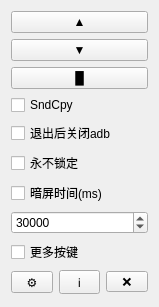
<?xml version="1.0" encoding="UTF-8"?>
<ui version="4.0">
 <class>ToolboxMain</class>
 <widget class="QWidget" name="ToolboxMain">
  <property name="geometry">
   <rect>
    <x>0</x>
    <y>0</y>
    <width>159</width>
    <height>307</height>
   </rect>
  </property>
  <property name="windowTitle">
   <string/>
  </property>
  <layout class="QGridLayout" name="gridLayout">
   <item row="7" column="0" colspan="2">
    <widget class="QCheckBox" name="ckNvgateBtOn">
     <property name="sizePolicy">
      <sizepolicy hsizetype="MinimumExpanding" vsizetype="Fixed">
       <horstretch>0</horstretch>
       <verstretch>0</verstretch>
      </sizepolicy>
     </property>
     <property name="text">
      <string>更多按键</string>
     </property>
    </widget>
   </item>
   <item row="8" column="0">
    <widget class="QToolButton" name="btSettings">
     <property name="sizePolicy">
      <sizepolicy hsizetype="MinimumExpanding" vsizetype="Fixed">
       <horstretch>0</horstretch>
       <verstretch>0</verstretch>
      </sizepolicy>
     </property>
     <property name="text">
      <string>⚙</string>
     </property>
     <property name="checkable">
      <bool>true</bool>
     </property>
    </widget>
   </item>
   <item row="8" column="1">
    <widget class="QToolButton" name="btAbout">
     <property name="sizePolicy">
      <sizepolicy hsizetype="MinimumExpanding" vsizetype="Fixed">
       <horstretch>0</horstretch>
       <verstretch>0</verstretch>
      </sizepolicy>
     </property>
     <property name="text">
      <string>ℹ️</string>
     </property>
    </widget>
   </item>
   <item row="8" column="2">
    <widget class="QToolButton" name="btClose">
     <property name="sizePolicy">
      <sizepolicy hsizetype="MinimumExpanding" vsizetype="Fixed">
       <horstretch>0</horstretch>
       <verstretch>0</verstretch>
      </sizepolicy>
     </property>
     <property name="text">
      <string>❌</string>
     </property>
    </widget>
   </item>
   <item row="6" column="0" colspan="3">
    <layout class="QVBoxLayout" name="verticalLayout">
     <item>
      <widget class="QCheckBox" name="ckScreenOffTimeout">
       <property name="text">
        <string>暗屏时间(ms)</string>
       </property>
      </widget>
     </item>
     <item>
      <widget class="QSpinBox" name="spScreenOffTimeout">
       <property name="minimum">
        <number>60</number>
       </property>
       <property name="maximum">
        <number>2147483647</number>
       </property>
       <property name="value">
        <number>30000</number>
       </property>
       <property name="displayIntegerBase">
        <number>10</number>
       </property>
      </widget>
     </item>
    </layout>
   </item>
   <item row="5" column="0" colspan="3">
    <widget class="QCheckBox" name="ckNeverLock">
     <property name="text">
      <string>永不锁定</string>
     </property>
    </widget>
   </item>
   <item row="4" column="0" colspan="3">
    <widget class="QCheckBox" name="btKillADBonExit">
     <property name="sizePolicy">
      <sizepolicy hsizetype="MinimumExpanding" vsizetype="Fixed">
       <horstretch>0</horstretch>
       <verstretch>0</verstretch>
      </sizepolicy>
     </property>
     <property name="text">
      <string>退出后关闭adb</string>
     </property>
    </widget>
   </item>
   <item row="3" column="0" colspan="3">
    <widget class="QCheckBox" name="ckUseSndcpy">
     <property name="sizePolicy">
      <sizepolicy hsizetype="MinimumExpanding" vsizetype="Fixed">
       <horstretch>0</horstretch>
       <verstretch>0</verstretch>
      </sizepolicy>
     </property>
     <property name="text">
      <string>SndCpy</string>
     </property>
    </widget>
   </item>
   <item row="2" column="0" colspan="3">
    <widget class="QPushButton" name="btPower">
     <property name="sizePolicy">
      <sizepolicy hsizetype="MinimumExpanding" vsizetype="Fixed">
       <horstretch>0</horstretch>
       <verstretch>0</verstretch>
      </sizepolicy>
     </property>
     <property name="font">
      <font>
       <family>Arial</family>
      </font>
     </property>
     <property name="text">
      <string>█</string>
     </property>
    </widget>
   </item>
   <item row="1" column="0" colspan="3">
    <widget class="QPushButton" name="btVolDown">
     <property name="sizePolicy">
      <sizepolicy hsizetype="MinimumExpanding" vsizetype="Fixed">
       <horstretch>0</horstretch>
       <verstretch>0</verstretch>
      </sizepolicy>
     </property>
     <property name="font">
      <font>
       <family>Arial</family>
      </font>
     </property>
     <property name="text">
      <string>▼</string>
     </property>
    </widget>
   </item>
   <item row="0" column="0" colspan="3">
    <widget class="QPushButton" name="btVolUp">
     <property name="sizePolicy">
      <sizepolicy hsizetype="MinimumExpanding" vsizetype="Fixed">
       <horstretch>0</horstretch>
       <verstretch>0</verstretch>
      </sizepolicy>
     </property>
     <property name="font">
      <font>
       <family>Arial</family>
      </font>
     </property>
     <property name="text">
      <string>▲</string>
     </property>
    </widget>
   </item>
  </layout>
 </widget>
 <tabstops>
  <tabstop>btVolUp</tabstop>
  <tabstop>btVolDown</tabstop>
  <tabstop>btPower</tabstop>
  <tabstop>ckUseSndcpy</tabstop>
  <tabstop>btKillADBonExit</tabstop>
  <tabstop>ckNeverLock</tabstop>
  <tabstop>ckScreenOffTimeout</tabstop>
  <tabstop>spScreenOffTimeout</tabstop>
  <tabstop>ckNvgateBtOn</tabstop>
  <tabstop>btSettings</tabstop>
 </tabstops>
 <resources/>
 <connections/>
</ui>
